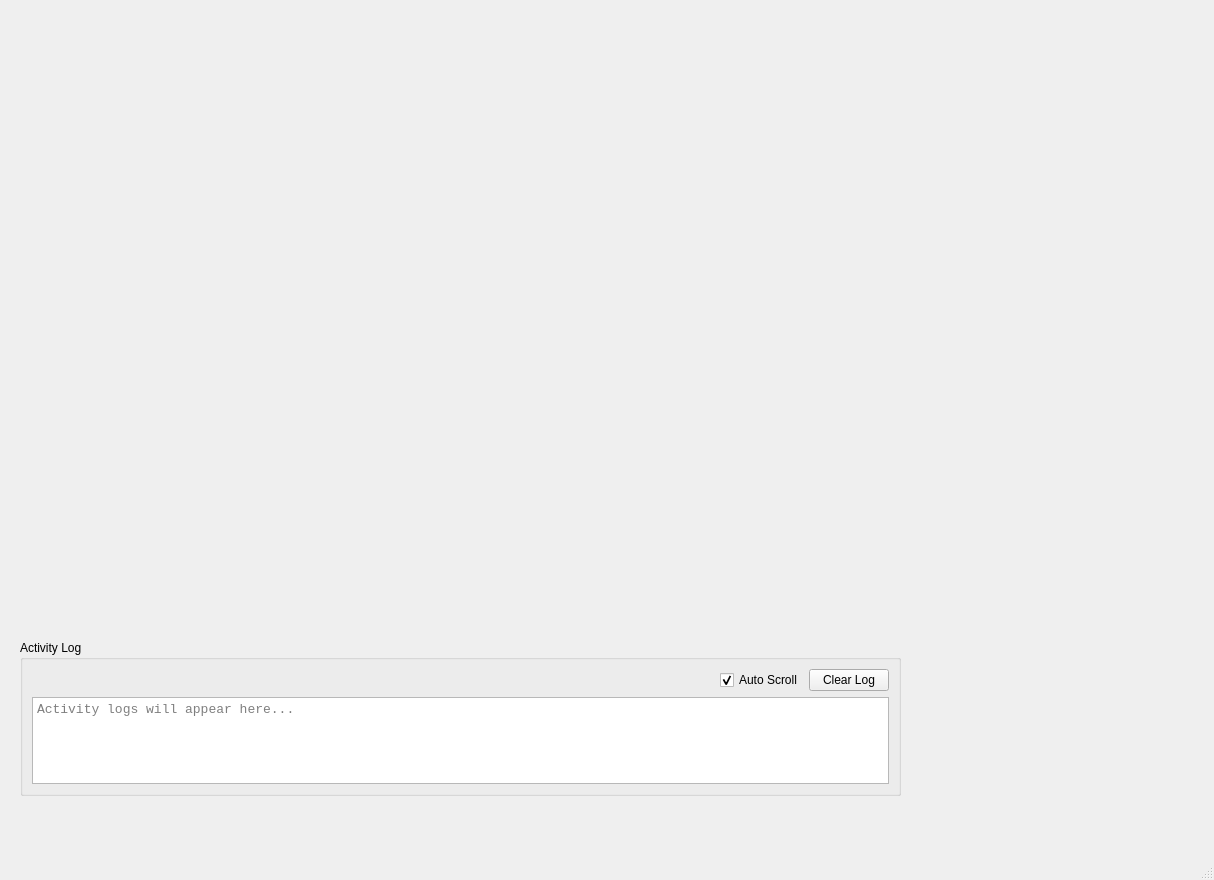
<?xml version="1.0" encoding="UTF-8"?>
<ui version="4.0">
 <class>MainWindow</class>
 <widget class="QMainWindow" name="MainWindow">
  <property name="geometry">
   <rect>
    <x>0</x>
    <y>0</y>
    <width>1214</width>
    <height>880</height>
   </rect>
  </property>
  <property name="windowTitle">
   <string>MainWindow</string>
  </property>
  <widget class="QWidget" name="centralwidget">
   <widget class="QGroupBox" name="groupBox_log">
    <property name="geometry">
     <rect>
      <x>20</x>
      <y>640</y>
      <width>881</width>
      <height>156</height>
     </rect>
    </property>
    <property name="minimumSize">
     <size>
      <width>0</width>
      <height>100</height>
     </size>
    </property>
    <property name="title">
     <string>Activity Log</string>
    </property>
    <layout class="QVBoxLayout" name="verticalLayout_4">
     <item>
      <layout class="QHBoxLayout" name="horizontalLayout_log_toolbar">
       <item>
        <spacer name="spacer_log">
         <property name="orientation">
          <enum>Qt::Orientation::Horizontal</enum>
         </property>
         <property name="sizeHint" stdset="0">
          <size>
           <width>40</width>
           <height>20</height>
          </size>
         </property>
        </spacer>
       </item>
       <item>
        <widget class="QCheckBox" name="checkBox_log_autoscroll">
         <property name="text">
          <string>Auto Scroll</string>
         </property>
         <property name="checked">
          <bool>true</bool>
         </property>
        </widget>
       </item>
       <item>
        <widget class="QPushButton" name="pushButton_clear_log">
         <property name="text">
          <string>Clear Log</string>
         </property>
        </widget>
       </item>
      </layout>
     </item>
     <item>
      <widget class="QPlainTextEdit" name="plainTextEdit_log">
       <property name="font">
        <font>
         <family>Monospace</family>
         <pointsize>10</pointsize>
        </font>
       </property>
       <property name="lineWrapMode">
        <enum>QPlainTextEdit::LineWrapMode::NoWrap</enum>
       </property>
       <property name="readOnly">
        <bool>true</bool>
       </property>
       <property name="maximumBlockCount">
        <number>2000</number>
       </property>
       <property name="placeholderText">
        <string>Activity logs will appear here...</string>
       </property>
      </widget>
     </item>
    </layout>
   </widget>
  </widget>
  <widget class="QMenuBar" name="menubar">
   <property name="geometry">
    <rect>
     <x>0</x>
     <y>0</y>
     <width>1214</width>
     <height>22</height>
    </rect>
   </property>
  </widget>
  <widget class="QStatusBar" name="statusbar"/>
 </widget>
 <resources/>
 <connections/>
</ui>
